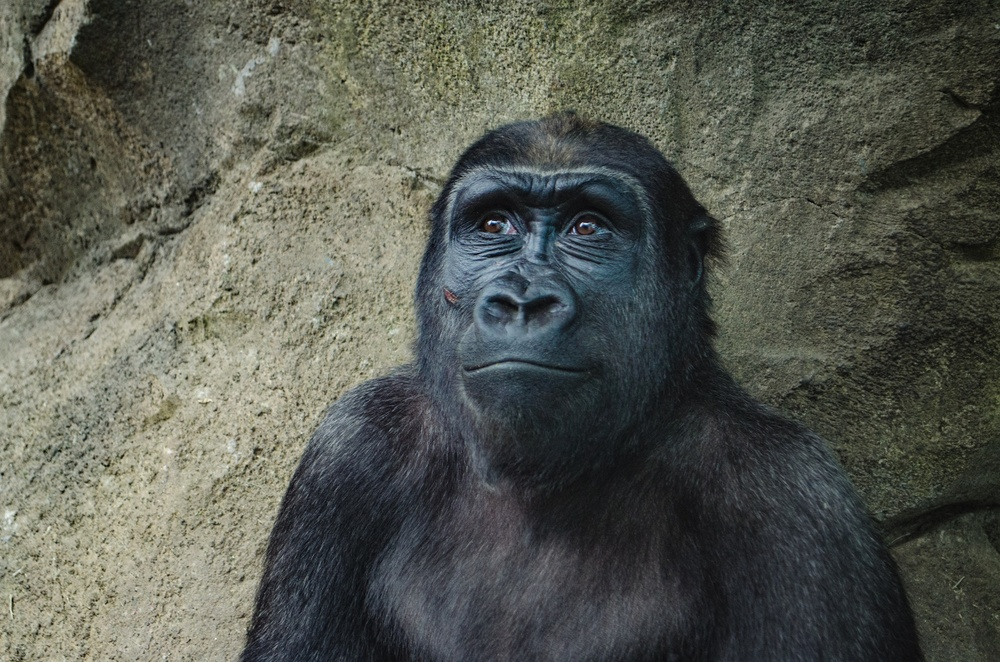
#> input picture 2 - Image Processing/gorilla.jpg, 1000 x 662 px, shrunk from 1955 x 1295 before the run
$ python hist_equalize.py
#> lines starting #> are read from the running program, lines starting #| are printed output that depends on the picture
import cv2
import matplotlib.pyplot as plt


def display_img(img):
    fig = plt.figure(figsize=(10, 12))
    ax = fig.add_subplot(111)
    ax.imshow(img, cmap='gray')
    plt.show()


gorilla = cv2.imread('gorilla.jpg', 0)
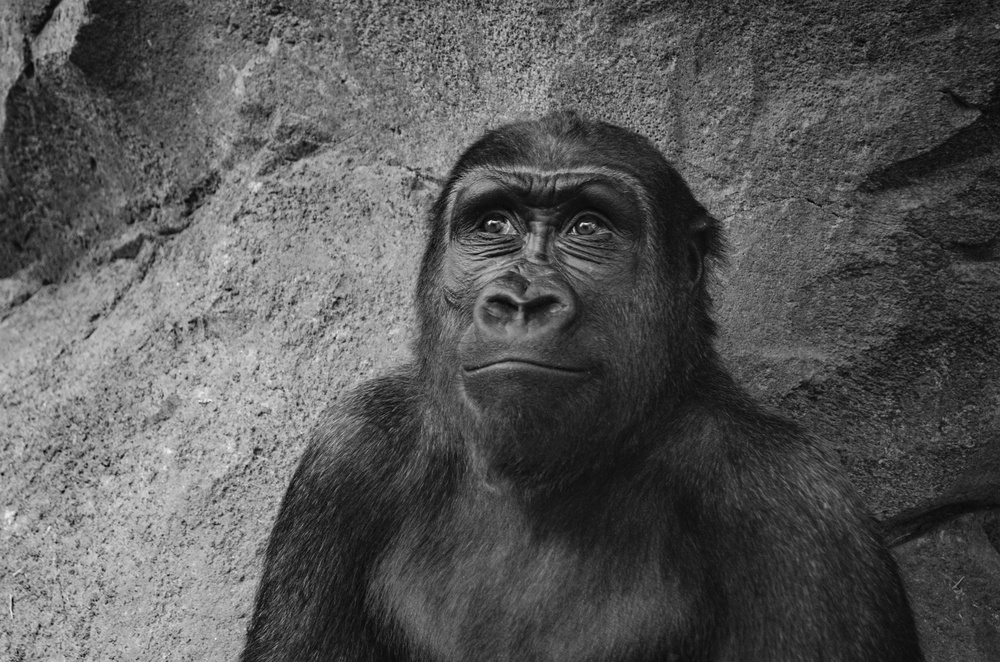
#> gorilla: shape (662, 1000); min 0, max 250, mean 87.1
hist_values = cv2.calcHist([gorilla], channels=[0], mask=None,
                           histSize=[256], ranges=[0, 256])
#> hist_values = 256 values, max 6497 at index 35, min 0 at index 235, mean 2585.9
plt.plot(hist_values)
plt.title('histogram for gorilla.jpg')
plt.show()
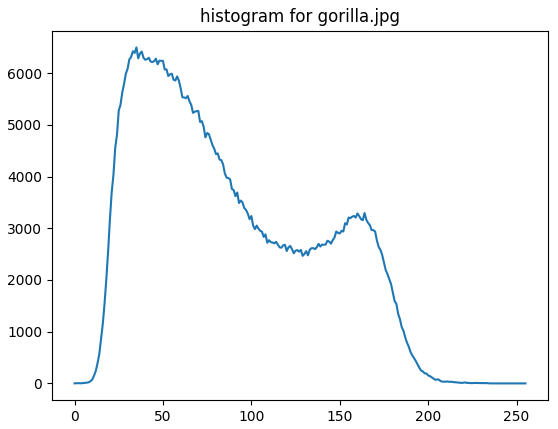
#> figure drawn by matplotlib, 1 panel; curve peaks at x = 35, y = 6497

eq_gorilla = cv2.equalizeHist(gorilla)
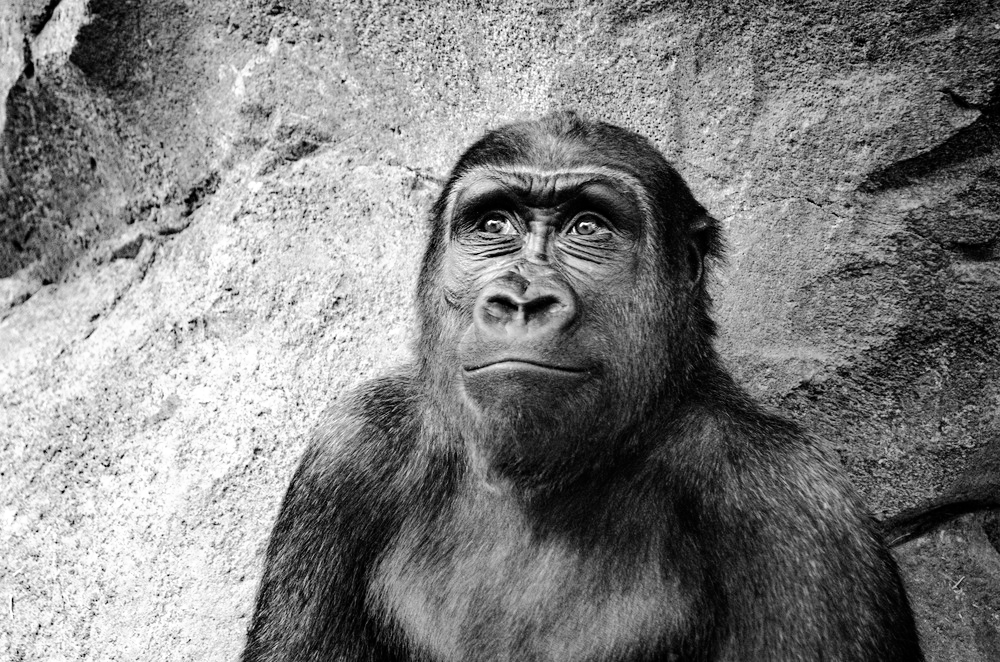
#> eq_gorilla: shape (662, 1000); min 0, max 255, mean 128.4
display_img(eq_gorilla)
hist_values_eq = cv2.calcHist([eq_gorilla], channels=[0], mask=None,
                              histSize=[256], ranges=[0, 256])
#> hist_values_eq = 256 values, max 6497 at index 37, min 0 at index 7, mean 2585.9

# display the equalized histogram
plt.plot(hist_values_eq)
plt.title('equalized histogram for gorilla.jpg')
plt.show()
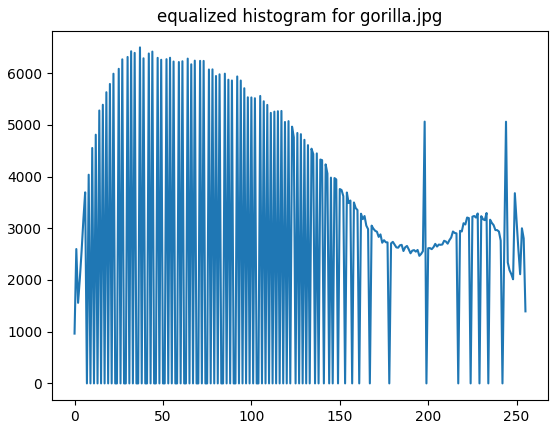
#> figure drawn by matplotlib, 1 panel; curve peaks at x = 37, y = 6497

# equalize a color picture
color_gorilla = cv2.imread('gorilla.jpg')
#> color_gorilla is the input picture: shape (662, 1000, 3); mean B, G, R 80.4, 88.9, 86
show_gorilla = cv2.cvtColor(color_gorilla, cv2.COLOR_BGR2RGB)
display_img(show_gorilla)

hsv = cv2.cvtColor(color_gorilla, cv2.COLOR_BGR2HSV)
#> hsv: shape (662, 1000, 3); mean H, S, V 58.9, 46.5, 91.5
hsv[:, :, 2] = cv2.equalizeHist(hsv[:, :, 2])  # substitute the equalized values for the value channel
#> hsv: shape (662, 1000, 3); mean H, S, V 58.9, 46.5, 128.3
eq_color_gorilla = cv2.cvtColor(hsv, cv2.COLOR_HSV2RGB)
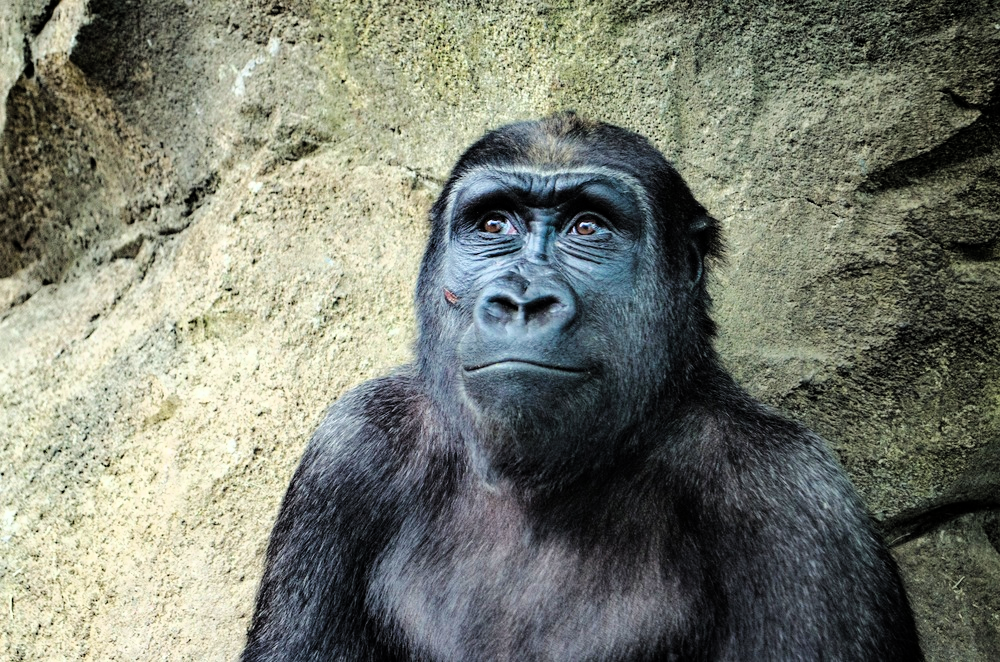
#> eq_color_gorilla: shape (662, 1000, 3); mean R, G, B 120.4, 124.4, 112.3
display_img(eq_color_gorilla)

$ run again, with 2 - Image Processing/bricks.jpg copied over 2 - Image Processing/gorilla.jpg
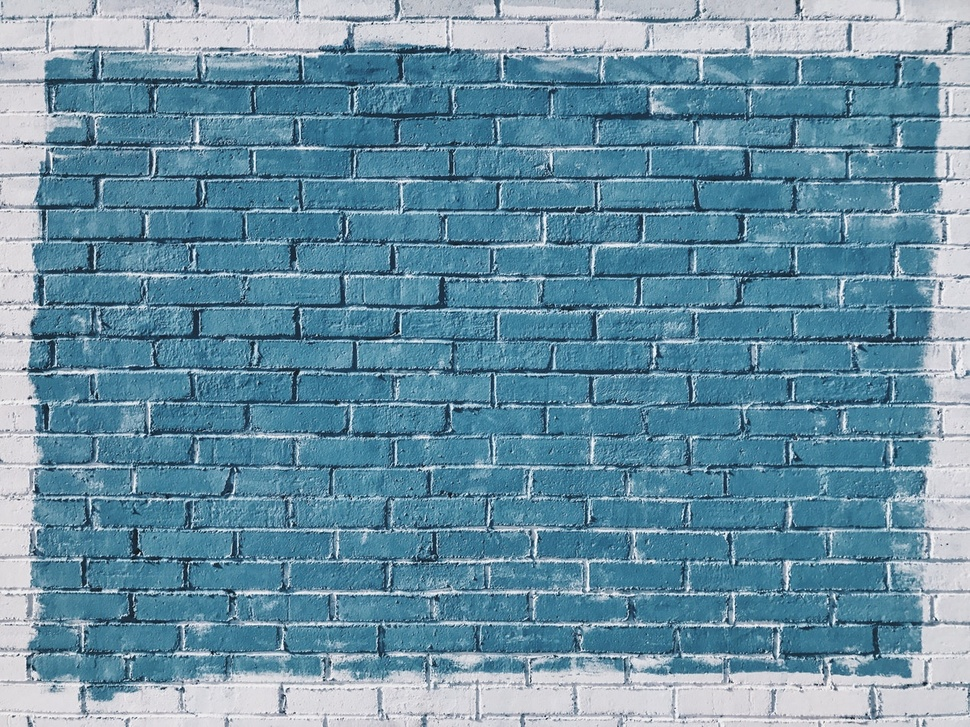
#> input picture 2 - Image Processing/bricks.jpg, 970 x 727 px, shrunk from 1267 x 950 before the run
#> hist_values = 256 values, max 11068 at index 109, min 0 at index 0, mean 2754.6
#> `eq_gorilla = cv2.equalizeHist(gorilla)`:
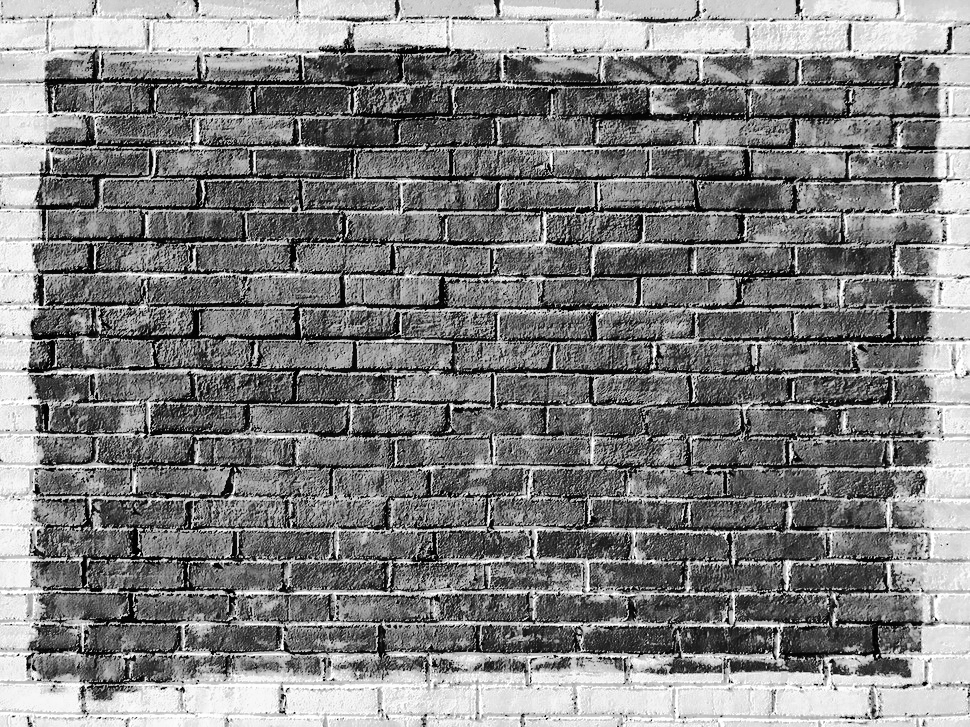
#> eq_gorilla: shape (727, 970); min 0, max 255, mean 128.5
#> hist_values_eq = 256 values, max 11068 at index 88, min 0 at index 31, mean 2754.6
#> color_gorilla is the input picture: shape (727, 970, 3); mean B, G, R 163.5, 144, 104.9
#> `eq_color_gorilla = cv2.cvtColor(hsv, cv2.COLOR_HSV2RGB)`:
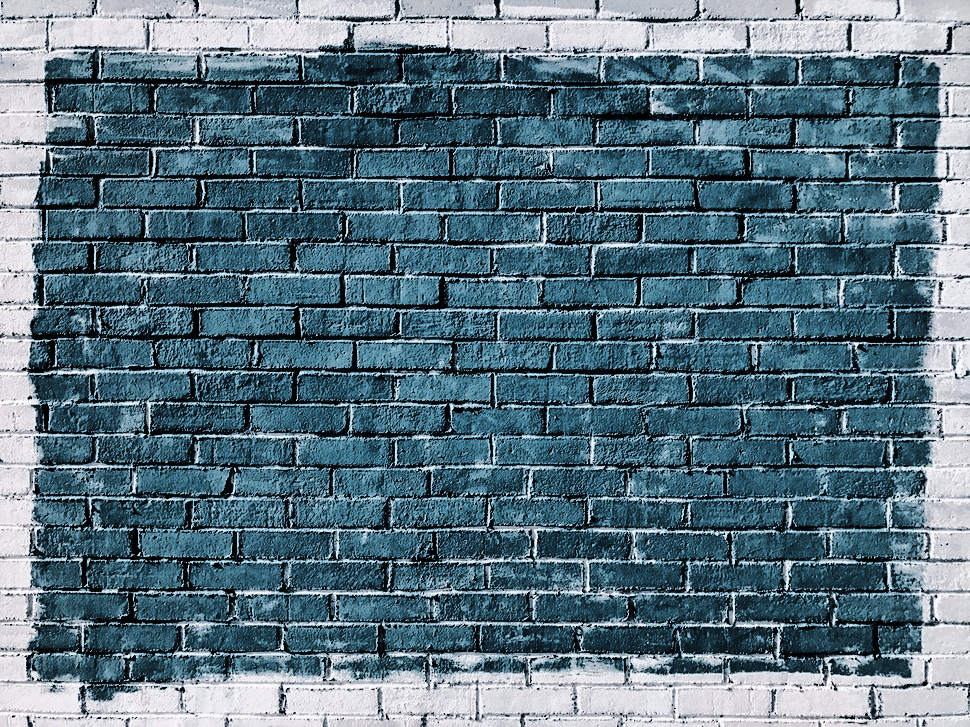
#> eq_color_gorilla: shape (727, 970, 3); mean R, G, B 89.8, 115.2, 128.7

$ run again, with 2 - Image Processing/rainbow.jpg copied over 2 - Image Processing/gorilla.jpg
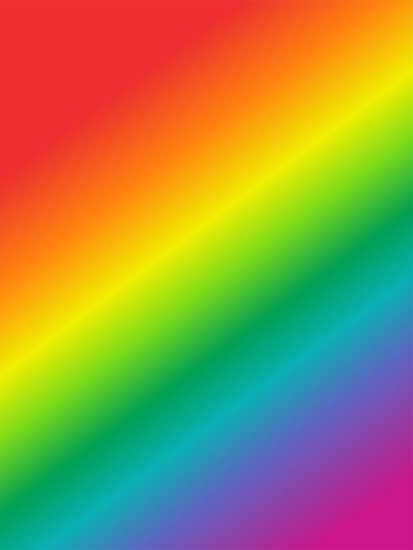
#> input picture 2 - Image Processing/rainbow.jpg, 413 x 550 px
#> hist_values = 256 values, max 25374 at index 103, min 0 at index 0, mean 887.3
#> `eq_gorilla = cv2.equalizeHist(gorilla)`:
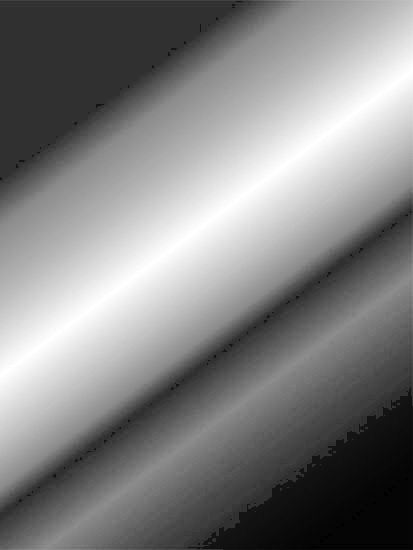
#> eq_gorilla: shape (550, 413); min 0, max 255, mean 130.1
#> hist_values_eq = 256 values, max 25374 at index 48, min 0 at index 1, mean 887.3
#> color_gorilla is the input picture: shape (550, 413, 3); mean B, G, R 72.8, 142.3, 152.3
#> `eq_color_gorilla = cv2.cvtColor(hsv, cv2.COLOR_HSV2RGB)`:
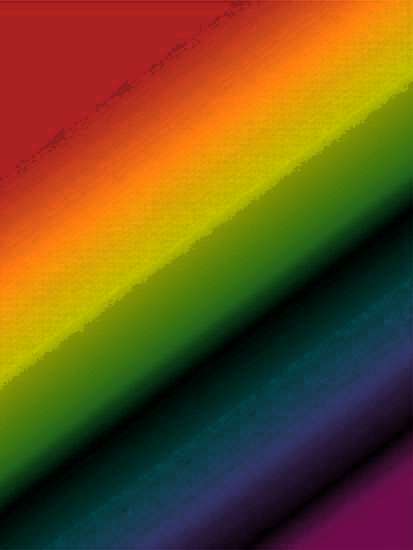
#> eq_color_gorilla: shape (550, 413, 3); mean R, G, B 109.8, 80.7, 28.4
